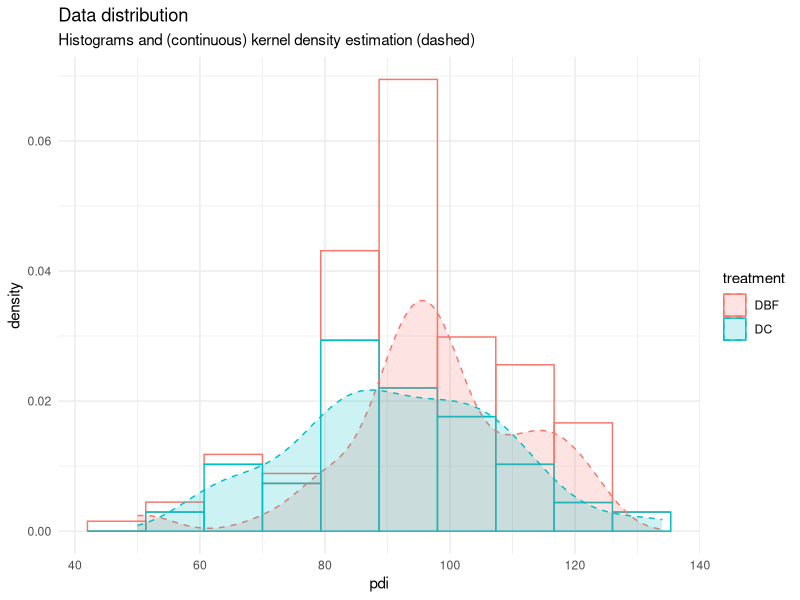
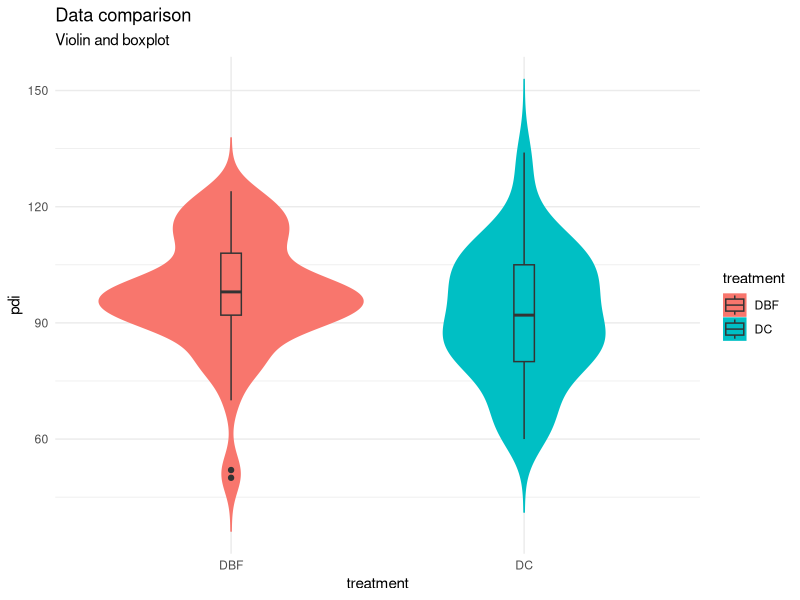
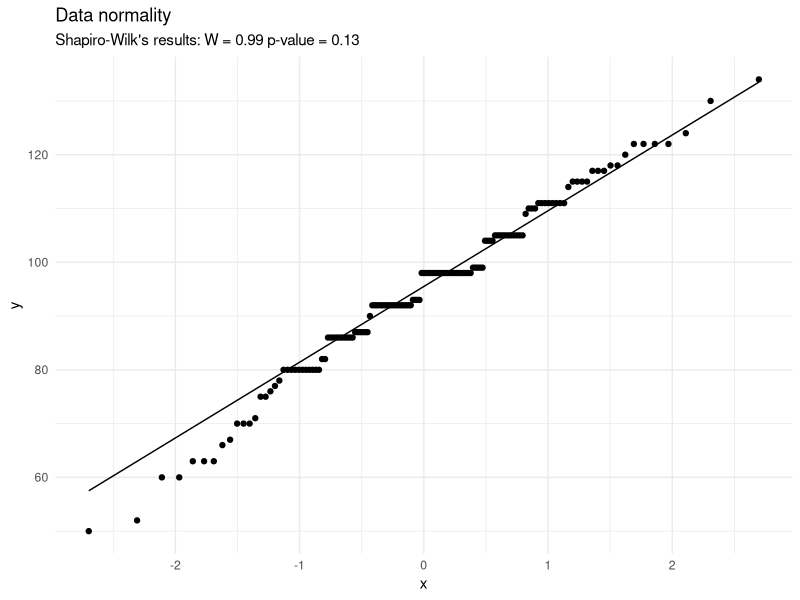
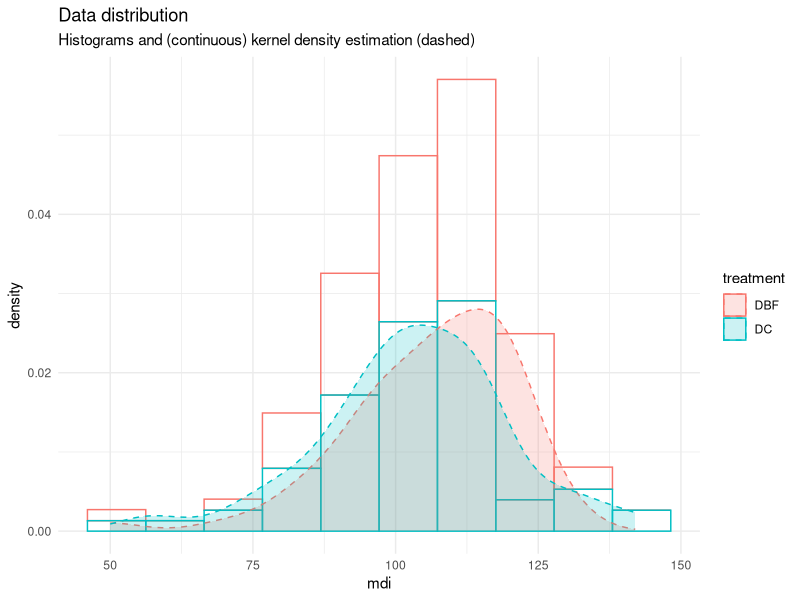
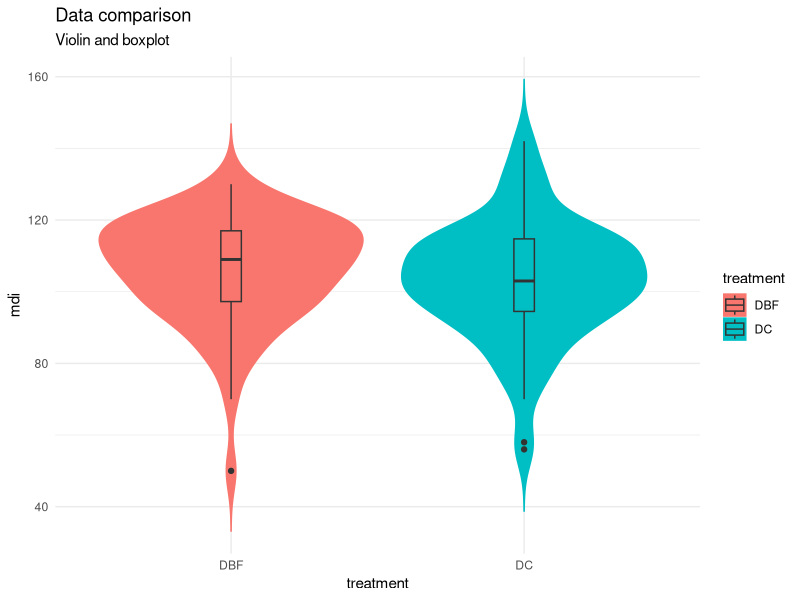
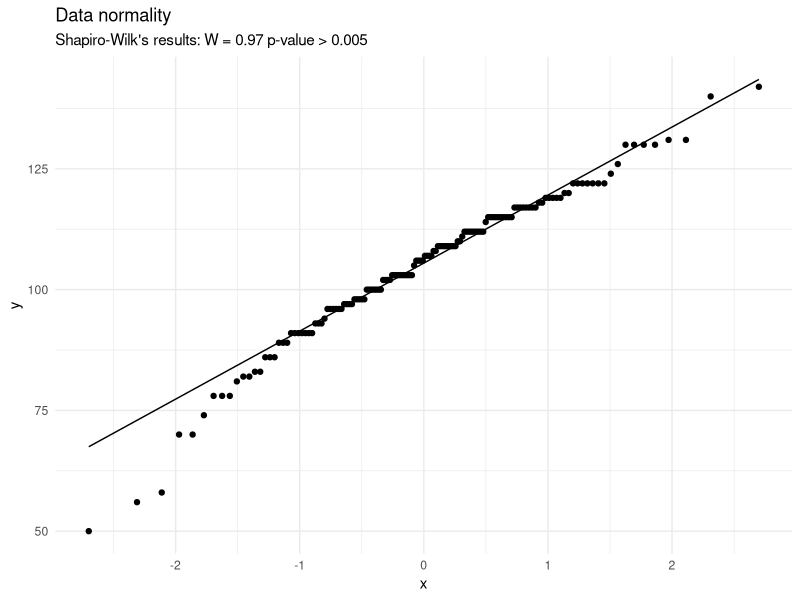

Source code (R) for these figures, in order:
## ---- chunk 1
library(tidyverse)
theme_set(theme_minimal())

data <- read_csv("data/treatment.csv") %>%
  mutate(treatment = as.factor(if_else(treatment == 0, "DC", "DBF")))
## ---- chunk 2
data %>% 
  select(pdi, treatment) %>%
  summary()
paste("Total obs.:", nrow(data), sep = " ")
## ---- chunk 3
data %>%
  select(pdi, treatment) %>%
  ggplot(aes(x = pdi,
             group = treatment)) +
  geom_histogram(aes(y = ..density..,
                     col = treatment),
                 bins = 10,
                 alpha = 0) +
  geom_density(aes(col = treatment,
                   fill = treatment),
               alpha = 0.2,
               linetype = 2) +
  ggtitle("Data distribution",
          subtitle = "Histograms and (continuous) kernel density estimation (dashed)")
## ---- chunk 4
data %>%
  select(pdi, treatment) %>%
  ggplot(aes(x = treatment,
             y = pdi,
             fill = treatment)) +
  geom_violin(aes(col = treatment),
              trim = FALSE) +
  geom_boxplot(width = 0.07) +
  ggtitle("Data comparison",
          subtitle = "Violin and boxplot")
## ---- chunk 5
sw <- data %>%
  select(pdi) %>%
  summarise(W = round(shapiro.test(na.omit(pdi))$statistic, digits = 2),
            p = round(shapiro.test(na.omit(pdi))$p.value, digits = 2))

data %>%
  ggplot(aes(sample = pdi)) +
  stat_qq() +
  stat_qq_line() +
  ggtitle("Data normality",
          subtitle = paste("Shapiro-Wilk's results: W =", sw$W, "p-value =", sw$p, sep = " "))
## ---- chunk 6
data %>%
  select(pdi, treatment) %>%
  car::leveneTest(data = ., pdi ~ treatment)
## ---- chunk 7
data %>%
  select(pdi, treatment) %>%
  mutate(row = row_number()) %>%
  pivot_wider(names_from = treatment, values_from = pdi) %>%
  t.test(data = ., x = na.omit(.$DC), y = na.omit(.$DBF), alternative = "two.sided", var.equal = T)
## ---- chunk 8
data %>% 
  select(mdi, treatment) %>%
  summary()
paste("Total obs.:", nrow(data), sep = " ")
## ---- chunk 9
data %>%
  select(mdi, treatment) %>%
  ggplot(aes(x = mdi,
             group = treatment)) +
  geom_histogram(aes(y = ..density..,
                     col = treatment),
                 bins = 10,
                 alpha = 0) +
  geom_density(aes(col = treatment,
                   fill = treatment),
               alpha = 0.2,
               linetype = 2) +
  ggtitle("Data distribution",
          subtitle = "Histograms and (continuous) kernel density estimation (dashed)")
## ---- chunk 10
data %>%
  select(mdi, treatment) %>%
  ggplot(aes(x = treatment,
             y = mdi,
             fill = treatment)) +
  geom_violin(aes(col = treatment),
              trim = FALSE) +
  geom_boxplot(width = 0.07) +
  ggtitle("Data comparison",
          subtitle = "Violin and boxplot")
## ---- chunk 11
sw <- data %>%
  select(mdi) %>%
  summarise(W = round(shapiro.test(na.omit(mdi))$statistic, digits = 2),
            p = round(shapiro.test(na.omit(mdi))$p.value, digits = 2))

data %>%
  ggplot(aes(sample = mdi)) +
  stat_qq() +
  stat_qq_line() +
  ggtitle("Data normality",
          subtitle = paste("Shapiro-Wilk's results: W =", sw$W, "p-value > 0.005", sep = " "))
## ---- chunk 12
data %>%
  select(mdi, treatment) %>%
  car::leveneTest(data = ., mdi ~ treatment)
## ---- chunk 13
data %>%
  select(mdi, treatment) %>%
  mutate(row = row_number()) %>%
  pivot_wider(names_from = treatment, values_from = mdi) %>%
  t.test(data = ., x = na.omit(.$DC), y = na.omit(.$DBF), alternative = "two.sided", var.equal = F)
